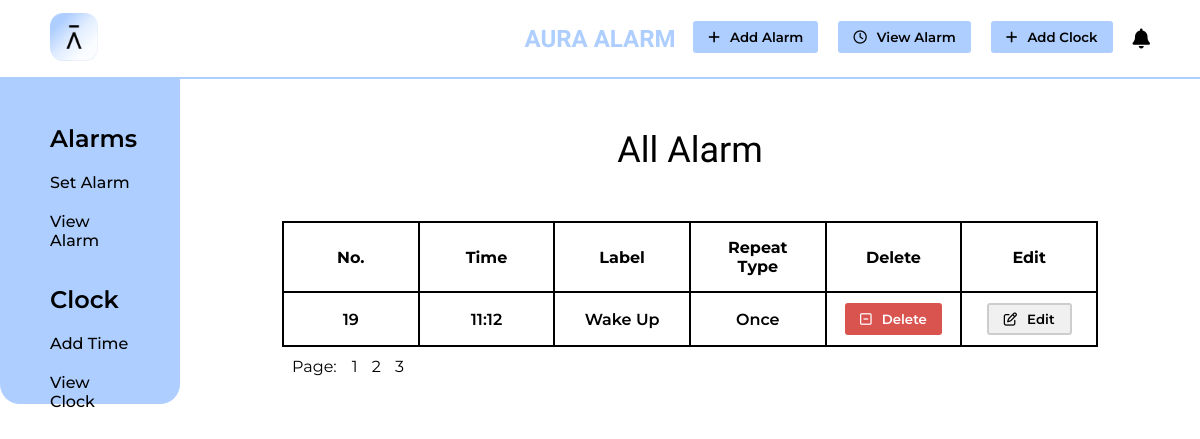
/viewAlarms.php?page=3, run on the app's committed database.
### tables this page shows
CREATE TABLE `alarms` (
  `id` int(11) NOT NULL,
  `time` varchar(255) NOT NULL,
  `label` varchar(255) NOT NULL,
  `reptype` varchar(255) NOT NULL
);

### mainClass.php (called while the page is built, shortened)
<?php
class alarm
{
    private $servername = "localhost";
    private $username = "root";
    private $password = "";
    private $database = "alarm";
    private $connect;
    public function __construct()
    {
        $this->connect = new mysqli($this->servername, $this->username, $this->password, $this->database);
        if (mysqli_connect_error()) {
            echo "Connection Failed";
        } else {
            return $this->connect;
        }
    }
?>
<?php
    public function showAlarms()
    {
        $results_per_page = 6;
        $query = "select * from alarms";
        $result = $this->connect->query($query);
        if ($result) {
            $data = array();
            if (!isset($_GET['page'])) {
                $page = 1;
            } else {
                $page = $_GET['page'];
            }
            $page_first_result = ($page - 1) * $results_per_page;
            $query = "select * FROM alarms limit " . $page_first_result . ',' . $results_per_page;
            $result = $this->connect->query($query);
            while ($row = $result->fetch_assoc()) {
                $data[] = $row;
            }
            return $data;
        }
    }
    public function getPages()
    {
        $results_per_page = 6;
        $query = "select * from alarms";
        $result = $this->connect->query($query);
        if ($result) {
            $number_of_result = mysqli_num_rows($result);
            $number_of_page = ceil($number_of_result / $results_per_page);
            return $number_of_page;
        }
    }
}

### viewAlarms.php (the view, shortened to what this page needs)
<?php
include("mainClass.php");
$ob = new alarm();
?>
<!DOCTYPE html>
<html lang="en">
<head>
    <?php
    include("./commons/cdnLinks.php")
    ?>
</head>
<body>
    <div class="mainContainer">
        <?php
        include("./commons/header.php");
        ?>
        <div class="midContainer">
            <div class="sidebarContainer">
                <?php
                include("./commons/sidebar.php");
                ?>
            </div>
            <div class="viewAlarmTable">
                <p class="heading">All Alarm</p>
                <div class="tablecontainer">
                    <table border="1" width="100%" class="alarmsTable">
                        <tr>
                            <th>No.</th>
                            <th>Time</th>
                            <th>Label</th>
                            <th>Repeat Type</th>
                            <th>Delete</th>
                            <th>Edit</th>
                        </tr>
                        <?php
                        $alarms = $ob->showAlarms();
                        foreach ($alarms as $alarm) {
                        ?>
                            <tr>
                                <td><?php echo $alarm['id'] ?></td>
                                <td><?php echo $alarm['time'] ?></td>
                                <td><?php echo $alarm['label'] ?></td>
                                <td><?php echo $alarm['reptype'] ?></td>
                                <td><button class="delete"><a href="./viewAlarms.php?did=<?php echo $alarm['id'] ?>"><i class="fa-regular fa-square-minus"></i>Delete</a></button></td>
                                <td><button class="edit"><a href="./index.php?eid=<?php echo $alarm['id'] ?>"><i class="fa-regular fa-pen-to-square"></i>Edit</a></button></td>
                            </tr>
                        <?php
                        }
                        ?>
                    </table>
                    <?php
                    $number_of_page = $ob->getPages();
                    echo "<p class='pagename'>Page: </p>";
                    for ($page = 1; $page <= $number_of_page; $page++) {
                        echo '<a class="pageNo" href = "viewAlarms.php?page=' . $page . '">' . $page . ' </a>';
                    }
                    ?>
                </div>
            </div>
        </div>
    </div>
</body>
</html>

### style.css (style rules this page uses)
* { padding: 0; margin: 0; font-family: 'Montserrat', sans-serif; box-sizing: border-box; color: black; }
body { background-color: #fff; }
.sidebarContainer { float: left; }
.heading { text-align: center; font-family: 'Antonio', sans-serif; margin: 50px; font-size: 36px; cursor: default; }
table.alarmsTable td { padding: 15px; width: 15%; font-weight: 600; }
.viewAlarmTable { float: right; width: 85vw; }
.tablecontainer { width: 80%; margin: auto; }
.tablecontainer table { border-collapse: collapse; border: 2px solid #000; }
.tablecontainer table th { border: 2px solid #000; padding: 15px; }
.tablecontainer table td { border: 2px solid #000; padding: 10px; text-align: center; }
.delete { padding: 8px 15px; cursor: pointer; background-color: #d9534f; border: none; border-radius: 3px; transition: all 0.25s; }
.delete a { color: #fff; font-weight: 600; text-decoration: none; }
.delete i { padding-right: 10px; color: #fff; }
.edit { padding: 6px 15px; cursor: pointer; background-color: #F0F0F0; border: 2px solid #CDCDCD; border-radius: 3px; transition: all 0.25s; }
.edit a { color: #000; font-weight: 600; text-decoration: none; }
.edit i { padding-right: 10px; color: #000; }
.pagename { display: inline-block; padding: 10px; }
.pageNo { padding: 10px 5px; text-decoration: none; }

### data on the page
alarms: id "19", time "11:12", label "Wake Up", reptype "Once"
